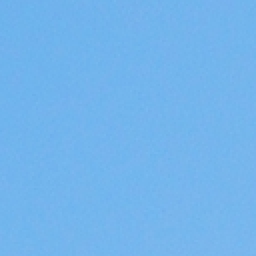
#> input picture ESRWebApp/Backend/ESRGAN/datasets/TEST/hr/0009_0009.png, 128 x 128 px, given as the content of the folder hr_img, which was not available (shown 2 times larger)
$ python test.py
#> lines starting #> are read from the running program, lines starting #| are printed output that depends on the picture; pictures that were not available may be replaced by others from this repository, and a replacement may not be noted
### backend/esrgan/datasets/bicubic_x4/imresize.py
from __future__ import print_function
import numpy as np
from math import ceil, floor

# [5 lines left out: function deriveSizeFromScale, not called in this run]

def deriveScaleFromSize(img_shape_in, img_shape_out):
    scale = []
    for k in range(2):
        scale.append(1.0 * img_shape_out[k] / img_shape_in[k])
    return scale

# [6 lines left out: function triangle, not called in this run]

def cubic(x):
    x = np.array(x).astype(np.float64)
    absx = np.absolute(x)
    absx2 = np.multiply(absx, absx)
    absx3 = np.multiply(absx2, absx)
    f = np.multiply(1.5*absx3 - 2.5*absx2 + 1, absx <= 1) + np.multiply(-0.5*absx3 + 2.5*absx2 - 4*absx + 2, (1 < absx) & (absx <= 2))
    return f

def contributions(in_length, out_length, scale, kernel, k_width):
    if scale < 1:
        h = lambda x: scale * kernel(scale * x)
        kernel_width = 1.0 * k_width / scale
    else:
        h = kernel
        kernel_width = k_width
    x = np.arange(1, out_length+1).astype(np.float64)
    u = x / scale + 0.5 * (1 - 1 / scale)
    left = np.floor(u - kernel_width / 2)
    P = int(ceil(kernel_width)) + 2
    ind = np.expand_dims(left, axis=1) + np.arange(P) - 1 # -1 because indexing from 0
    indices = ind.astype(np.int32)
    weights = h(np.expand_dims(u, axis=1) - indices - 1) # -1 because indexing from 0
    weights = np.divide(weights, np.expand_dims(np.sum(weights, axis=1), axis=1))
    aux = np.concatenate((np.arange(in_length), np.arange(in_length - 1, -1, step=-1))).astype(np.int32)
    indices = aux[np.mod(indices, aux.size)]
    ind2store = np.nonzero(np.any(weights, axis=0))
    weights = weights[:, ind2store]
    indices = indices[:, ind2store]
    return weights, indices

# [25 lines left out: function imresizemex, not called in this run]

def imresizevec(inimg, weights, indices, dim):
    wshape = weights.shape
    if dim == 0:
        weights = weights.reshape((wshape[0], wshape[2], 1, 1))
        outimg =  np.sum(weights*((inimg[indices].squeeze(axis=1)).astype(np.float64)), axis=1)
    elif dim == 1:
        weights = weights.reshape((1, wshape[0], wshape[2], 1))
        outimg =  np.sum(weights*((inimg[:, indices].squeeze(axis=2)).astype(np.float64)), axis=2)
    if inimg.dtype == np.uint8:
        outimg = np.clip(outimg, 0, 255)
        return np.around(outimg).astype(np.uint8)
    else:
        return outimg

def resizeAlongDim(A, dim, weights, indices, mode="vec"):
    if mode == "org":
        out = imresizemex(A, weights, indices, dim)
    else:
        out = imresizevec(A, weights, indices, dim)
    return out

def imresize(I, scalar_scale=None, method='bicubic', output_shape=None, mode="vec"):
    if method is 'bicubic':
        kernel = cubic
    elif method is 'bilinear':
        kernel = triangle
    else:
        print ('Error: Unidentified method supplied')

    kernel_width = 4.0
    # Fill scale and output_size
    if scalar_scale is not None:
        scalar_scale = float(scalar_scale)
        scale = [scalar_scale, scalar_scale]
        output_size = deriveSizeFromScale(I.shape, scale)
    elif output_shape is not None:
        scale = deriveScaleFromSize(I.shape, output_shape)
        output_size = list(output_shape)
    else:
        print ('Error: scalar_scale OR output_shape should be defined!')
        return
    scale_np = np.array(scale)
    order = np.argsort(scale_np)
    weights = []
    indices = []
    for k in range(2):
        w, ind = contributions(I.shape[k], output_size[k], scale[k], kernel, kernel_width)
        weights.append(w)
        indices.append(ind)
    B = np.copy(I)
    flag2D = False
    if B.ndim == 2:
        B = np.expand_dims(B, axis=2)
        flag2D = True
    for k in range(2):
        dim = order[k]
        B = resizeAlongDim(B, dim, weights[dim], indices[dim], mode)
    if flag2D:
        B = np.squeeze(B, axis=2)
    return B

# [4 lines left out: function convertDouble2Byte, not called in this run]

### ESRWebApp/Backend/ESRGAN/datasets/bicubic_x4/test.py
import numpy as np
from skimage.io import imsave, imread
from skimage import img_as_float
import sys
sys.path.append('..')
from imresize import *
import cv2
import os


#path = os.listdir('lr_x4')

# 1. Load original image and do imresize+save to lr folder
def downscale(hrpath,lrpath):
#> called with hrpath = 'hr_img', lrpath = 'lr_x4'
	image_list = os.listdir(hrpath)

	for index, image_name in enumerate(image_list):
		img_uint8 = cv2.imread(os.path.join(hrpath, image_name))
#> img_uint8 is the input picture: shape (128, 128, 3); mean B, G, R 236.5, 180.8, 115.2
		height, width, channels = img_uint8.shape
#> height = 128; width = 128; channels = 3
		new_height = height//4
#> new_height = 32
		new_width = width//4
#> new_width = 32
		new_size = (new_height,new_width)
#> new_size = (32, 32)
		new_img_uint8 = imresize(img_uint8, output_shape=new_size)
#> the loop in imresize, `for k in range(2):` made 2 passes
#> pass 1, in imresizevec, `outimg =  np.sum(weights*((inimg[indices].squeeze(axis=1)).astype(np.f..`:
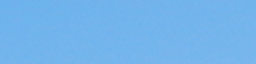
#> outimg: shape (32, 128, 3) float64 (shown 2 times larger); mean B, G, R 236.5, 180.8, 115.2
		imsave(os.path.join(lrpath , image_name), new_img_uint8)
		im_bgr = cv2.imread(f'{lrpath}/{image_name}')
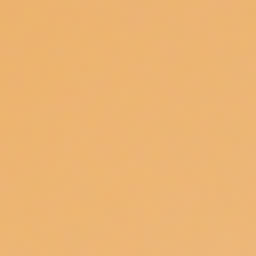
#> im_bgr: shape (32, 32, 3) (shown 8 times larger); mean B, G, R 115.2, 180.8, 236.5
		im_rgb = cv2.cvtColor(im_bgr, cv2.COLOR_BGR2RGB)
		cv2.imwrite(os.path.join(lrpath , image_name),im_rgb)
		print('saved image' , image_name)


downscale('hr_img','lr_x4')
# [13 lines of commented-out code are left out]

$ run again, on ESRWebApp/Backend/ESRGAN/datasets/TEST/hr/0009_0028.png
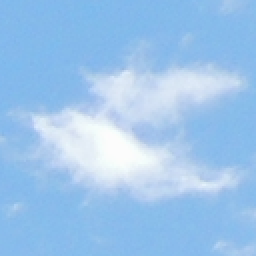
#> input picture ESRWebApp/Backend/ESRGAN/datasets/TEST/hr/0009_0028.png, 128 x 128 px, given as the content of the folder hr_img, which was not available (shown 2 times larger)
#> in downscale, img_uint8 is the input picture: shape (128, 128, 3); mean B, G, R 236.4, 197.5, 157.2
#> the loop in imresize, `for k in range(2):` made 2 passes
#> pass 1, in imresizevec, `outimg =  np.sum(weights*((inimg[indices].squeeze(axis=1)).astype(np.f..`:
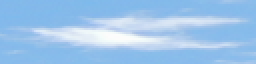
#> outimg: shape (32, 128, 3) float64 (shown 2 times larger); mean B, G, R 236.4, 197.5, 157.2
#> in downscale, `im_bgr = cv2.imread(f'{lrpath}/{image_name}')`:
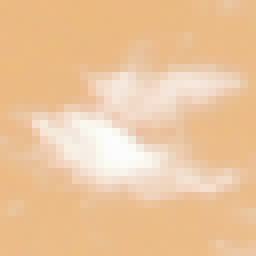
#> im_bgr: shape (32, 32, 3) (shown 8 times larger); mean B, G, R 157.2, 197.5, 236.3
